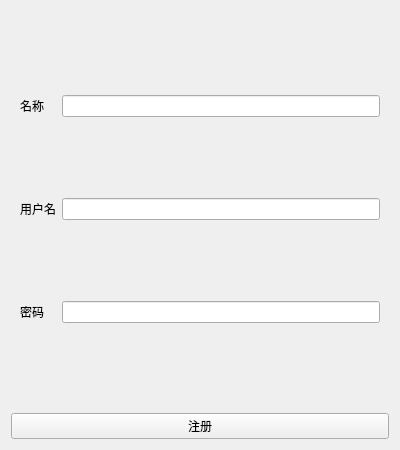
<?xml version="1.0" encoding="UTF-8"?>
<ui version="4.0">
 <class>signup</class>
 <widget class="QWidget" name="signup">
  <property name="geometry">
   <rect>
    <x>0</x>
    <y>0</y>
    <width>400</width>
    <height>450</height>
   </rect>
  </property>
  <property name="windowTitle">
   <string>Form</string>
  </property>
  <layout class="QGridLayout" name="gridLayout_2">
   <item row="0" column="0">
    <widget class="QWidget" name="widget" native="true">
     <layout class="QGridLayout" name="gridLayout">
      <item row="0" column="0">
       <widget class="QLabel" name="label">
        <property name="text">
         <string>名称</string>
        </property>
       </widget>
      </item>
      <item row="0" column="1">
       <widget class="QLineEdit" name="lineEdit"/>
      </item>
      <item row="1" column="0">
       <widget class="QLabel" name="label_2">
        <property name="text">
         <string>用户名</string>
        </property>
       </widget>
      </item>
      <item row="1" column="1">
       <widget class="QLineEdit" name="lineEdit_2"/>
      </item>
      <item row="2" column="0">
       <widget class="QLabel" name="label_3">
        <property name="text">
         <string>密码</string>
        </property>
       </widget>
      </item>
      <item row="2" column="1">
       <widget class="QLineEdit" name="lineEdit_3"/>
      </item>
     </layout>
    </widget>
   </item>
   <item row="1" column="0">
    <widget class="QPushButton" name="pushButton">
     <property name="text">
      <string>注册</string>
     </property>
    </widget>
   </item>
  </layout>
 </widget>
 <resources/>
 <connections/>
</ui>
